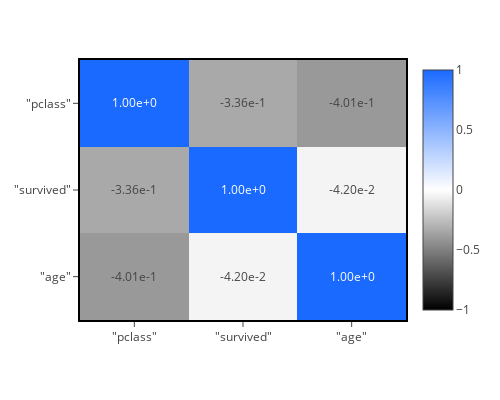

The notebook cell saved with this chart:
### Markdown cell above
You can then use this truncated list of columns in another method call; for instance, to compute a correlation matrix:

### Code cell
vdf.corr(columns = vdf.numcol(exclude_columns = ["parch", "sibsp"]))

### Figure 1 — Plotly figure (JSON) as saved in the notebook; plotly's stock layout.template omitted (floating-point values rounded to 4 significant figures)
{"data": [{"coloraxis": "coloraxis", "hovertemplate": "x: %{x}<br>y: %{y}<br>color: %{z}<extra></extra>", "name": "0", "text": [[1, -0.336, -0.401], [-0.336, 1, -0.042], [-0.401, -0.042, 1]], "textfont": {"size": 12}, "texttemplate": "%{text:.2e}", "type": "heatmap", "x": ["\"pclass\"", "\"survived\"", "\"age\""], "xaxis": "x", "y": ["\"pclass\"", "\"survived\"", "\"age\""], "yaxis": "y", "z": [[1, -0.336, -0.401], [-0.336, 1, -0.042], [-0.401, -0.042, 1]]}], "layout": {"coloraxis": {"cmid": 0, "colorscale": [[0, "#000000"], [0.5, "white"], [1, "#1A6AFF"]]}, "height": 400, "margin": {"t": 60}, "width": 500, "xaxis": {"anchor": "y", "automargin": true, "domain": [0, 1], "linecolor": "black", "linewidth": 2, "mirror": true, "showline": true, "type": "category", "zeroline": false}, "yaxis": {"anchor": "x", "automargin": true, "autorange": "reversed", "domain": [0, 1], "linecolor": "black", "linewidth": 2, "mirror": true, "showline": true, "type": "category", "zeroline": false}}}
